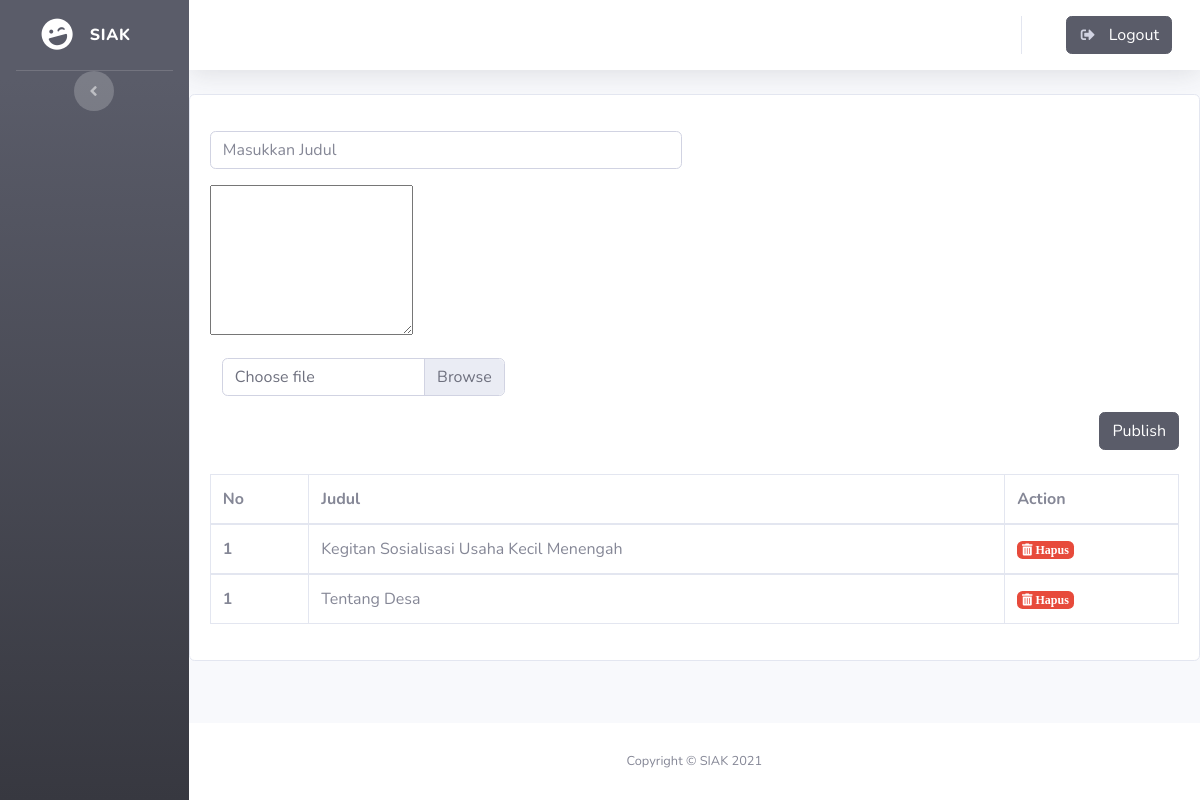
The page /index.php/admin/artikel on the database as committed earlier.
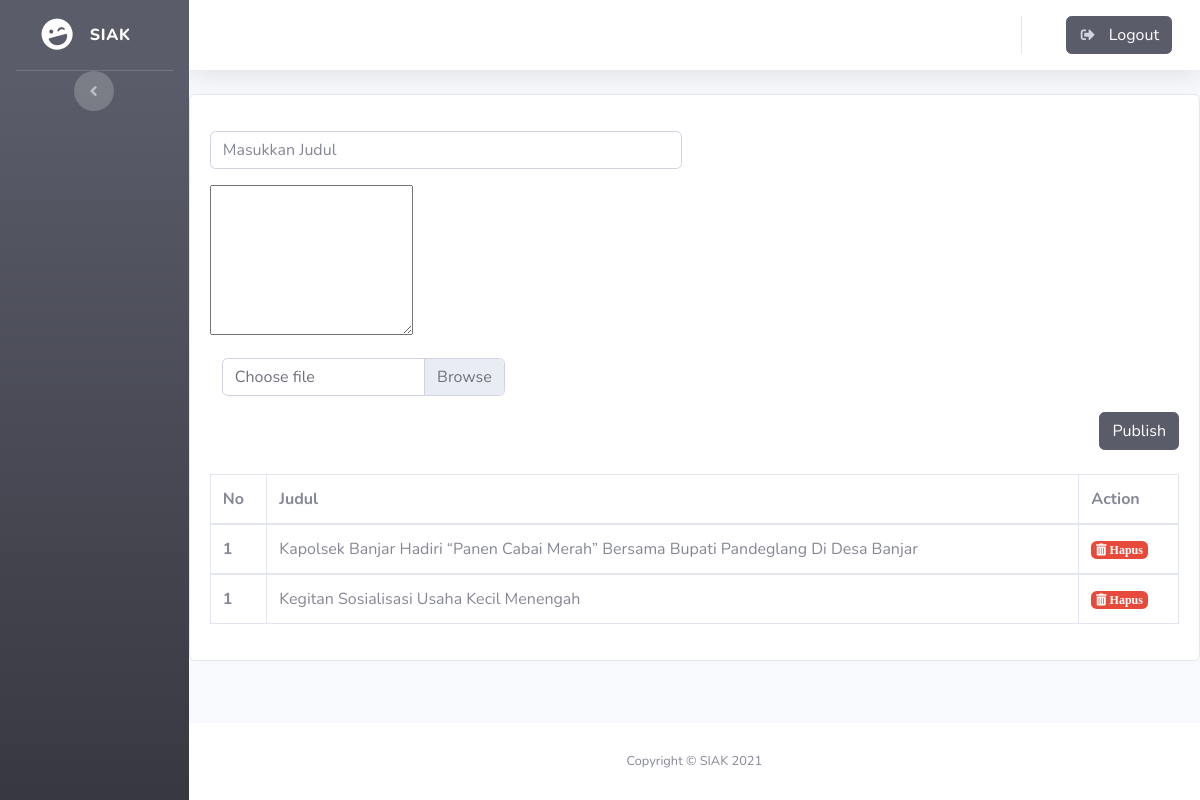
The same page on the database as committed later.
### tables this page shows
CREATE TABLE `artikel` (
  `id` int(11) NOT NULL,
  `judul` varchar(100) NOT NULL,
  `isi` text NOT NULL,
  `foto` varchar(255) NOT NULL
);

### application/controllers/admin.php (called while the page is built, shortened)
<?php
class admin extends CI_Controller
{
    public function __construct()
    {
        $this->load->model('model_masyarakat');
    }
    public function artikel()
    {
        $data['tittle'] = "Artikel";
        $data['pengguna'] = $this->model_masyarakat->sessionpengguna();
        $data['masyarakat'] = $this->model_masyarakat->getMasyarakatByNik();
        $data['menu'] = $this->model_masyarakat->menu();
        $data['artikel'] = $this->model_masyarakat->get_artikel();
        $this->form_validation->set_rules('judul', 'judul', 'required|trim');
        $this->form_validation->set_rules('isi', 'isi', 'required|trim');
        if ($this->form_validation->run() == false) {
            $this->load->view('templets/header', $data);
            $this->load->view('templets/sidebar', $data);
            $this->load->view('templets/topbar', $data);
            $this->load->view('admin/artikel', $data);
            $this->load->view('templets/footer');
        } else {
            $this->model_masyarakat->artikel();
            $this->session->set_flashdata('message', '<div class="alert alert-warning alert-dismissible fade show" role="alert"><strong>Berhasi di upload</strong> </div>');
            redirect('admin/artikel');
        }
    }
}

### index.php (called while the page is built, shortened)
<?php
require_once BASEPATH.'core/CodeIgniter.php';

### application/models/model_masyarakat.php (called while the page is built, shortened)
<?php
class model_masyarakat extends CI_Model
{
    public function get_artikel()
    {
        $this->db->order_by('id', 'desc');
        return $this->db->get('artikel')->result_array();
    }
}

### application/views/admin/artikel.php (the view, shortened to what this page needs)
<div class="card">
    <div class="card-body">
        <?= form_open_multipart('admin/artikel'); ?>
        <div class="row">
            <div class="col">
                <div class="form-group row">
                    <div class="col-6">
                        <input type="text" class="form-control" id="staticEmail" name="judul" placeholder="Masukkan Judul">
                    </div>
                </div>
            </div>
        </div>
        <div class="form-group row">
            <div class="col">
                <textarea class="ckeditor" id="ckeditor" rows="6" name="isi"></textarea>
            </div>
        </div>
        <div class="form-group row">
            <div class="col-4">
                <div class="col">
                    <div class="custom-file ">
                        <label class="custom-file-label" for="customFile">Choose file</label>
                    </div>
                </div>
            </div>
        </div>
        <div class="text-right">
            <button type="submit" class="btn btn-dark" onclick=" return confirm('Apakah Anda Yakin Utuk Publish? Data tidak dapat diubah jika sudah di publish ')">Publish</button>
        </div>
        </form>
        <div class="mt-4">
            <table>
                <table class="table table-bordered">
                    <thead>
                        <tr>
                            <th scope="col">No</th>
                            <th scope="col">Judul</th>
                            <th scope="col">Action</th>
                        </tr>
                    </thead>
                    <tbody>
                        <?php foreach ($artikel as $a) : ?>
                            <tr>
                                <th scope="row">1</th>
                                <td><?= $a['judul']; ?></td>
                                <td>
                                    <a href="<?= base_url() ?>admin/hapus_artikel/<?= $a['id'] ?>" class="badge  badge-danger" onclick=" return confirm('Apakah Anda Yakin?')"><i class="fa fa-trash-alt"> Hapus</i></a>
                                </td>
                            </tr>
                    </tbody>
                <?php endforeach; ?>
                </table>
            </table>
        </div>
    </div>
</div>
</div>

Rows that differ between the two databases and show on the page:
removed artikel: judul "Tentang Desa"
added artikel: judul "Kapolsek Banjar Hadiri “Panen Cabai Merah” Bersama Bupati Pandeglang Di Desa Banjar"
